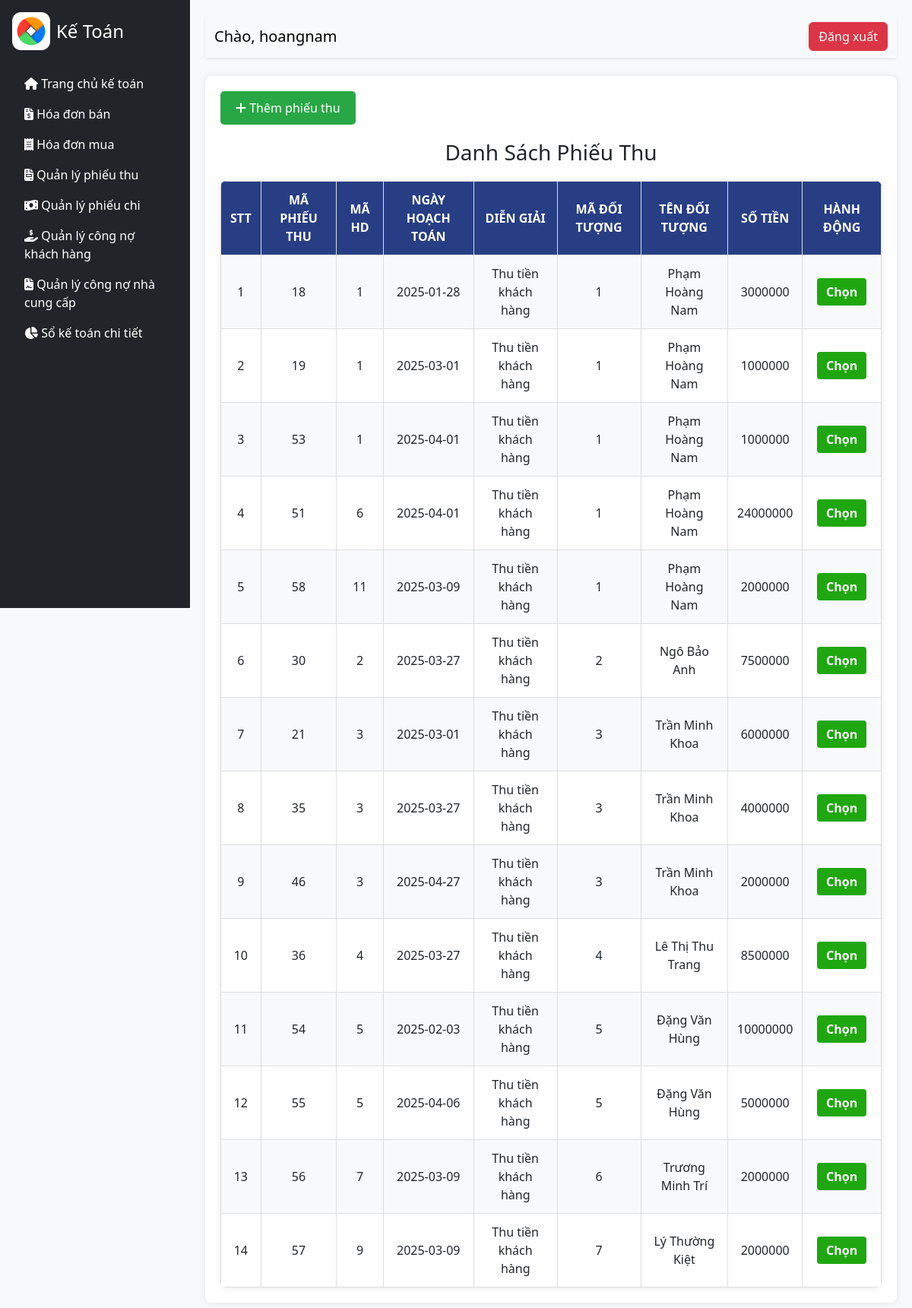
/index.php?act=dsphieuthu (signed in), run on the app's committed database.
### tables this page shows
CREATE TABLE `phieu_thu` (
  `PT_ID` int(11) NOT NULL,
  `TKKT_ID` int(11) NOT NULL,
  `NV_ID` int(11) DEFAULT NULL,
  `HDB_ID` int(11) NOT NULL,
  `PT_NGAYHOACHTOAN` date NOT NULL,
  `PT_NGAYCHUNGTU` date NOT NULL,
  `PT_SOTIEN` decimal(15,0) NOT NULL,
  `PT_NGUOILAP` int(11) NOT NULL
);

CREATE TABLE `taikhoan_ketoan` (
  `TKKT_ID` int(11) NOT NULL,
  `TKKT_NO` int(11) NOT NULL,
  `TKKT_CO` int(11) NOT NULL,
  `TKKT_DIENGIAI` varchar(100) NOT NULL,
  `TKKT_LOAI` varchar(15) NOT NULL
);

CREATE TABLE `khach_hang` (
  `KH_ID` int(11) NOT NULL,
  `KH_HOTEN` varchar(30) NOT NULL,
  `KH_SDT` varchar(15) NOT NULL,
  `KH_DIACHI` varchar(50) NOT NULL
);

### model/thuvien.php (called while the page is built, shortened)
<?php
function ketnoidb() {
    $servername = "localhost";
    $username = "root";
    $password = "";
    $dbname = "qlketoan";
    try {
        $conn = new PDO("mysql:host=$servername;dbname=$dbname", $username, $password);
        $conn->setAttribute(PDO::ATTR_ERRMODE, PDO::ERRMODE_EXCEPTION);
        return $conn;
    } catch (PDOException $e) {
        echo "Kết nối thất bại: " . $e->getMessage();
    }
}
function get_ds_phieuthu(){
    $conn = ketnoidb();
    $sql = "SELECT p.*, t.TKKT_DIENGIAI, k.KH_ID, k.KH_HOTEN
            FROM phieu_thu p
            JOIN taikhoan_ketoan t ON p.TKKT_ID = t.TKKT_ID
            JOIN hoa_don_ban h ON p.HDB_ID = h.HDB_ID
            JOIN khach_hang k ON h.KH_ID = k.KH_ID";
    $stmt = $conn->prepare($sql);
    $stmt->execute();
    $stmt->setFetchMode(PDO::FETCH_ASSOC);
    $kq = $stmt->fetchAll();
    return $kq;
}
?>

### ketoan/dsphieuthu.php (the view, shortened to what this page needs)
<!DOCTYPE html>
<html lang="en">
<head>
    <link rel="stylesheet" href="view/CSS/ketoan.css">
    <link href="https://cdn.jsdelivr.net/npm/bootstrap@5.3.3/dist/css/bootstrap.min.css" rel="stylesheet">
    <link rel="stylesheet" href="https://cdnjs.cloudflare.com/ajax/libs/font-awesome/6.5.1/css/all.min.css">
</head>
<body>
<div class="d-flex" id="wrapper">
        <div class="bg-dark text-white p-3" id="sidebar">
            <div class="d-flex align-items-center">
                <img src="images/logo.png" alt="Logo" class="img-fluid me-2" style="max-height: 50px;">
                <h4 class="mb-0">Kế Toán</h4>
            </div>
            <ul class="nav flex-column">
                <br>
                <li class="nav-item"><a href="index.php?act=ketoan" class="nav-link text-white"><i class="fas fa-home"></i> Trang chủ kế toán</a></li>
                <li class="nav-item"><a href="index.php?act=hdban" class="nav-link text-white"><i class="fas fa-file-invoice-dollar"></i> Hóa đơn bán</a></li>
                <li class="nav-item"><a href="index.php?act=hdmua" class="nav-link text-white"><i class="fas fa-receipt"></i> Hóa đơn mua</a></li>
                <li class="nav-item"><a href="index.php?act=dsphieuthu" class="nav-link text-white"><i class="fas fa-file-invoice"></i> Quản lý phiếu thu</a></li>
                <li class="nav-item"><a href="index.php?act=dsphieuchi" class="nav-link text-white"><i class="fas fa-money-bill-wave"></i> Quản lý phiếu chi</a></li>
                <li class="nav-item"><a href="index.php?act=CusDebt" class="nav-link text-white"><i class="fas fa-hand-holding-usd"></i> Quản lý công nợ khách hàng</a></li>
                <li class="nav-item"><a href="index.php?act=debttosupplier" class="nav-link text-white"><i class="fas fa-file-contract"></i> Quản lý công nợ nhà cung cấp</a></li>
                <li class="nav-item"><a href="index.php?act=soketoan" class="nav-link text-white"><i class="fas fa-chart-pie"></i> Sổ kế toán chi tiết</a></li>
            </ul>
        </div>
        <div id="page-content" class="w-100">
            <nav class="navbar navbar-expand-lg navbar-light bg-light shadow-sm">
                <div class="container-fluid">
                    <span class="navbar-brand">Chào, <?php echo $_SESSION['username']; ?></span>
                    <div class="out">
                        <a href="index.php?act=thoat"><button class="btn btn-danger" onclick="logout()">Đăng xuất</button></a>
                    </div>
                </div>
            </nav>
            <div class="container mt-4">
            <div class="nut-them">
                <a href="index.php?act=phieuthu">
                    <button type="button"><i class="fa-solid fa-plus"></i> Thêm phiếu thu</button>
                </a>
            </div>
        <div class="">
                <h3>Danh Sách Phiếu Thu</h3>
                <table class="category-table">
                    <tr>
                        <th>STT</th>
                        <th>Mã phiếu thu</th>
                        <th>Mã HD</th>
                        <th>Ngày hoạch toán</th>
                        <th>Diễn giải</th>
                        <th>Mã đối tượng</th>
                        <th>Tên đối tượng</th>
                        <th>Số tiền</th>
                        <th>Hành động</th>
                    </tr>
                    <?php
                                if(isset($sdpt) && (count($sdpt) > 0)){
                                    $i=1;
                                    foreach ($sdpt as $ds) {
                                        echo '<tr>
                                                <td>'.$i.'</td>
                                                <td>'.$ds['PT_ID'].'</td>
                                                <td>'.$ds['HDB_ID'].'</td>
                                                <td>'.$ds['PT_NGAYHOACHTOAN'].'</td>
                                                <td>'.$ds['TKKT_DIENGIAI'].'</td>
                                                <td>'.$ds['KH_ID'].'</td>
                                                <td>'.$ds['KH_HOTEN'].'</td>
                                                <td>'.$ds['PT_SOTIEN'].'</td>
                                               <td><a class="chon" href="index.php?act=chon_pt&id='.$ds['PT_ID'].'">Chọn</a></td>
                                            </tr>';
                                            $i++;
                                    }
                                }
                                ?>
                </table>
            </div>
            </div>
        </div>
    </div>
</body>
</html>

### view/CSS/ketoan.css (style rules this page uses)
body { font-family: Arial, sans-serif; }
#wrapper { display: flex; }
#sidebar { width: 250px; height: 100vh; position: fixed; }
#page-content { margin-left: 250px; padding: 20px; width: 100%; }

### ketoan/dsphieuthu.php (style rules this page uses)
body { background-color: #f8f9fa; }
.nav-link { transition: background-color 0.3s ease, color 0.3s ease; }
.container { max-width: 100%; background: white; padding: 20px; border-radius: 8px; margin-top: 20px; box-shadow: 0 0 10px rgba(0, 0, 0, 0.1); }
h3 { margin-top: 20px; margin-bottom: 20px; text-align: center; }
.nut-them a button { background-color: #28a745; color: white; border: none; padding: 10px 20px; font-size: 16px; cursor: pointer; border-radius: 5px; transition: background-color 0.3s ease; }
.category-table { width: 100%; border-collapse: collapse; background: #fff; box-shadow: 0px 0px 10px rgba(0, 0, 0, 0.1); border-radius: 8px; overflow: hidden; }
.category-table th, .category-table td { padding: 12px; text-align: center; border: 1px solid #ddd; }
.category-table th { background: rgb(39, 62, 133); color: white; font-weight: bold; text-transform: uppercase; }
.category-table tr:nth-child(even) { background: #f8f9fa; }
.chon { display: inline-block; padding: 6px 12px; background:rgb(31, 167, 16); color: white; text-decoration: none; border-radius: 4px; font-weight: bold; }

### data on the page
phieu_thu: PT_ID "18", HDB_ID "1", PT_NGAYHOACHTOAN "2025-01-28", TKKT_ID.TKKT_DIENGIAI "Thu tiền khách hàng", khach_hang.KH_ID "1", khach_hang.KH_HOTEN "Phạm Hoàng Nam", PT_SOTIEN "3000000"
phieu_thu: PT_ID "19", HDB_ID "1", PT_NGAYHOACHTOAN "2025-03-01", TKKT_ID.TKKT_DIENGIAI "Thu tiền khách hàng", khach_hang.KH_ID "1", khach_hang.KH_HOTEN "Phạm Hoàng Nam", PT_SOTIEN "1000000"
phieu_thu: PT_ID "53", HDB_ID "1", PT_NGAYHOACHTOAN "2025-04-01", TKKT_ID.TKKT_DIENGIAI "Thu tiền khách hàng", khach_hang.KH_ID "1", khach_hang.KH_HOTEN "Phạm Hoàng Nam", PT_SOTIEN "1000000"
phieu_thu: PT_ID "51", HDB_ID "6", PT_NGAYHOACHTOAN "2025-04-01", TKKT_ID.TKKT_DIENGIAI "Thu tiền khách hàng", khach_hang.KH_ID "1", khach_hang.KH_HOTEN "Phạm Hoàng Nam", PT_SOTIEN "24000000"
phieu_thu: PT_ID "58", HDB_ID "11", PT_NGAYHOACHTOAN "2025-03-09", TKKT_ID.TKKT_DIENGIAI "Thu tiền khách hàng", khach_hang.KH_ID "1", khach_hang.KH_HOTEN "Phạm Hoàng Nam", PT_SOTIEN "2000000"
phieu_thu: PT_ID "30", HDB_ID "2", PT_NGAYHOACHTOAN "2025-03-27", TKKT_ID.TKKT_DIENGIAI "Thu tiền khách hàng", khach_hang.KH_ID "2", khach_hang.KH_HOTEN "Ngô Bảo Anh", PT_SOTIEN "7500000"
phieu_thu: PT_ID "21", HDB_ID "3", PT_NGAYHOACHTOAN "2025-03-01", TKKT_ID.TKKT_DIENGIAI "Thu tiền khách hàng", khach_hang.KH_ID "3", khach_hang.KH_HOTEN "Trần Minh Khoa", PT_SOTIEN "6000000"
phieu_thu: PT_ID "35", HDB_ID "3", PT_NGAYHOACHTOAN "2025-03-27", TKKT_ID.TKKT_DIENGIAI "Thu tiền khách hàng", khach_hang.KH_ID "3", khach_hang.KH_HOTEN "Trần Minh Khoa", PT_SOTIEN "4000000"
phieu_thu: PT_ID "46", HDB_ID "3", PT_NGAYHOACHTOAN "2025-04-27", TKKT_ID.TKKT_DIENGIAI "Thu tiền khách hàng", khach_hang.KH_ID "3", khach_hang.KH_HOTEN "Trần Minh Khoa", PT_SOTIEN "2000000"
phieu_thu: PT_ID "36", HDB_ID "4", PT_NGAYHOACHTOAN "2025-03-27", TKKT_ID.TKKT_DIENGIAI "Thu tiền khách hàng", khach_hang.KH_ID "4", khach_hang.KH_HOTEN "Lê Thị Thu Trang", PT_SOTIEN "8500000"
phieu_thu: PT_ID "54", HDB_ID "5", PT_NGAYHOACHTOAN "2025-02-03", TKKT_ID.TKKT_DIENGIAI "Thu tiền khách hàng", khach_hang.KH_ID "5", khach_hang.KH_HOTEN "Đặng Văn Hùng", PT_SOTIEN "10000000"
phieu_thu: PT_ID "55", HDB_ID "5", PT_NGAYHOACHTOAN "2025-04-06", TKKT_ID.TKKT_DIENGIAI "Thu tiền khách hàng", khach_hang.KH_ID "5", khach_hang.KH_HOTEN "Đặng Văn Hùng", PT_SOTIEN "5000000"
phieu_thu: PT_ID "56", HDB_ID "7", PT_NGAYHOACHTOAN "2025-03-09", TKKT_ID.TKKT_DIENGIAI "Thu tiền khách hàng", khach_hang.KH_ID "6", khach_hang.KH_HOTEN "Trương Minh Trí", PT_SOTIEN "2000000"
phieu_thu: PT_ID "57", HDB_ID "9", PT_NGAYHOACHTOAN "2025-03-09", TKKT_ID.TKKT_DIENGIAI "Thu tiền khách hàng", khach_hang.KH_ID "7", khach_hang.KH_HOTEN "Lý Thường Kiệt", PT_SOTIEN "2000000"

### other printed values
$_SESSION['username'] "hoangnam"
